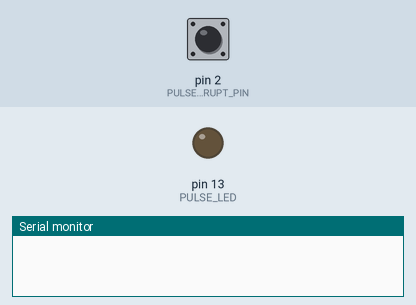
Bench run of a sketch on a simulated Arduino Uno, built with avr-gcc and run on an emulated ATmega328P. Parts: output pins drawn as LEDs (lit = HIGH), the last lines printed to the serial monitor. The inputs (shaded band) are chosen by the test bench; at power-on: pin 2 (PULSE_INTERRUPT_PIN) LOW.

Above: at 1.2 s.
1.3 s: pin 2 (PULSE_INTERRUPT_PIN) pulled HIGH for 0.15 s
At 2.3 s:
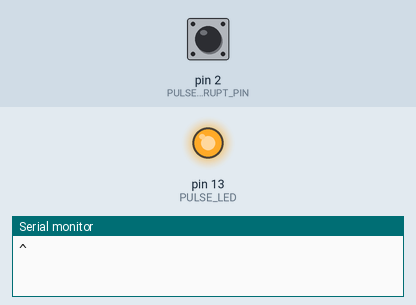
2.9 s: pin 2 (PULSE_INTERRUPT_PIN) pulled HIGH for 1 s
At 3.5 s:
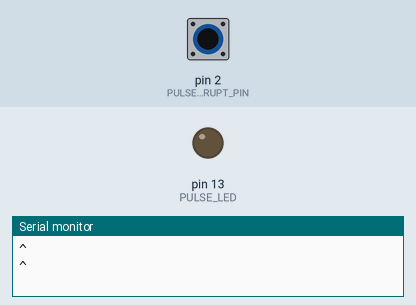
5.4 s: pin 2 (PULSE_INTERRUPT_PIN) pulled HIGH for 3.2 s
At 6.6 s:
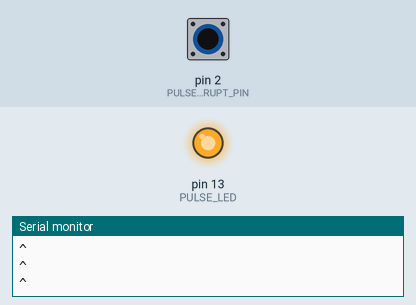
Timing chart, 0 to 8.4 s (numbered marks = the images above; inputs shaded):
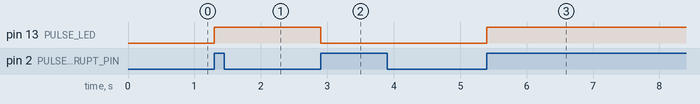

Measured:
- after the input at 1.3 s, pin 13 (PULSE_LED): LOW → HIGH at once
- after the input at 2.9 s, pin 13 (PULSE_LED): HIGH → LOW at once
- after the input at 5.4 s, pin 13 (PULSE_LED): LOW → HIGH at once

The sketch:

hr_test.ino
```cpp
volatile bool pulse = 0;                        // a heart pulse; declared volatile as they are used in the interrupt service routine
bool prevPulse = 0;
#define PULSE_LED 13
#define PULSE_INTERRUPT_PIN 2

void setup() {
  Serial.begin(57600);
  pinMode(PULSE_LED, OUTPUT);
  // put your setup code here, to run once:
  // setup the heartbeat interrupt handler
  attachInterrupt(digitalPinToInterrupt(PULSE_INTERRUPT_PIN), pulseInterrupt, RISING); // set interrupt for pulse detection
}

void loop() {
  // if a heartbeat interrupt has been detected...
  if (pulse != prevPulse) handlePulse();
}

// Interrupt handler for the heartbeat
void pulseInterrupt() {
  // Toggle the pulse flag to show we have a beat signal
  pulse = !pulse;
}

void handlePulse() {
  prevPulse = pulse;
  // Change the state of an LED as a pulse indicator
  digitalWrite(PULSE_LED, pulse);
  Serial.println(F("^")); // serial output to show a pulse has been detected
}
```
